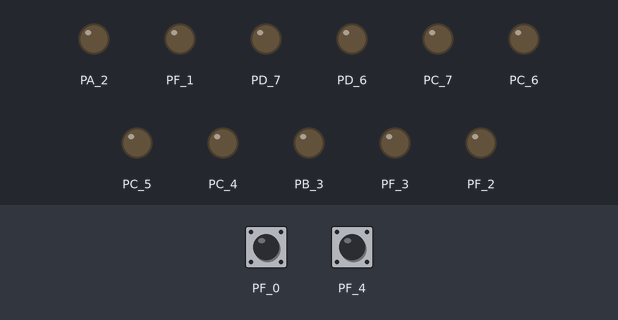
A sketch run on a simulated TI Tiva C LaunchPad. Parts: output pins drawn as LEDs (lit = HIGH). The test bench sets the inputs (shaded band); at power-on: PF_0 HIGH, PF_4 HIGH.

Above: at 1.2 s.
1.3 s: PF_0 pulled LOW for 0.15 s
At 1.9 s:
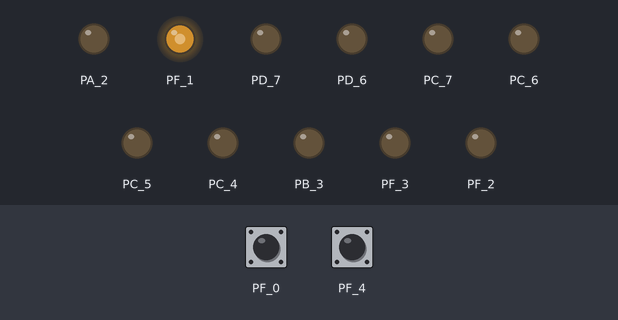
4.4 s: PF_4 pulled LOW for 0.15 s
At 5.4 s:
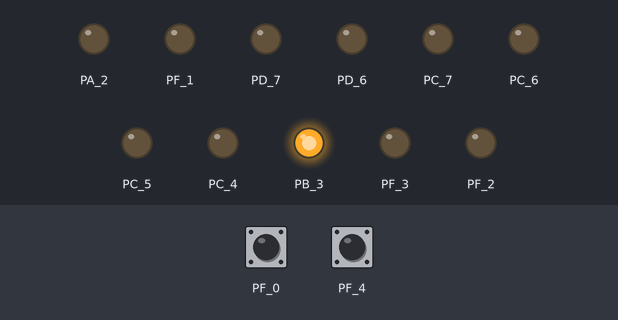
6.0 s: PF_0 pulled LOW for 1 s
At 6.6 s:
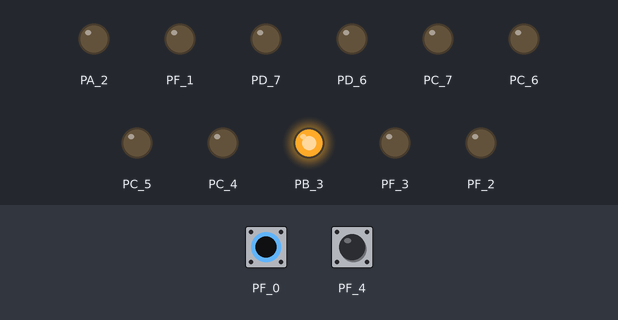
8.5 s: PF_4 pulled LOW for 1 s
At 9.8 s:
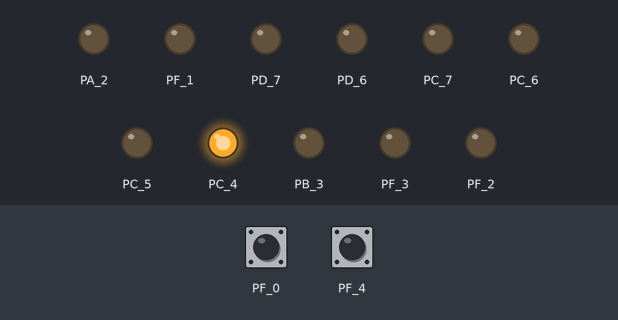
11.0 s: PF_0 pulled LOW for 0.15 s
At 11.8 s:
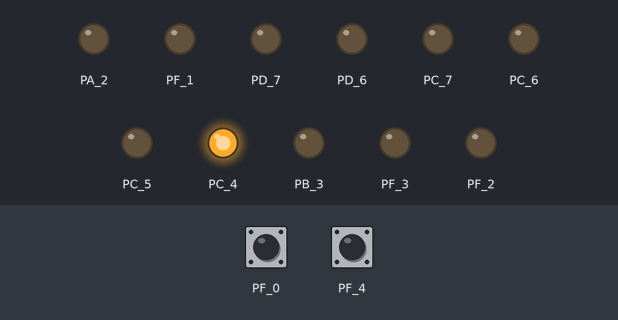
12.6 s: PF_4 pulled LOW for 0.15 s
At 13.1 s:
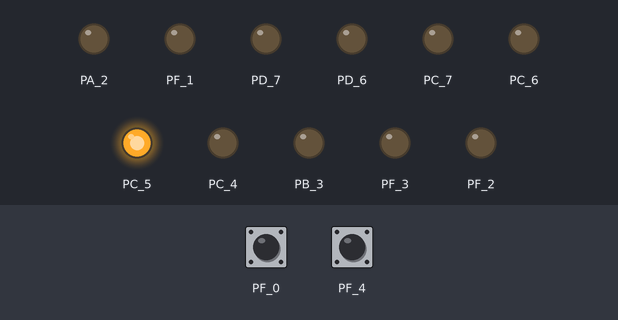
Timing chart, 0 to 15.2 s (numbered marks = the images above; inputs shaded):
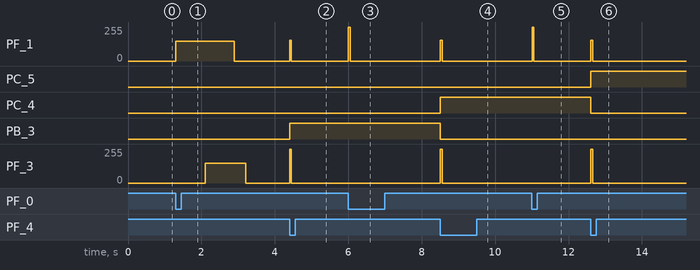

Measured:
- after the input at 1.3 s, PF_1: 0/255 → 150/255 at once, → 0/255 1.6 s later; PF_3: 0/255 → 150/255 after 0.80 s, → 0/255 1.1 s later
- after the input at 4.4 s, PF_1: 0/255 → 155/255 at once, → 0/255 0.05 s later; PB_3: LOW → HIGH at once; PF_3: 0/255 → 255/255 at once, → 0/255 0.05 s later
- after the input at 6.0 s, PF_1: 0/255 → 255/255 at once, → 0/255 0.05 s later
- after the input at 8.5 s, PF_1: 0/255 → 155/255 at once, → 0/255 0.05 s later; PC_4: LOW → HIGH at once; PB_3: HIGH → LOW at once; PF_3: 0/255 → 255/255 at once, → 0/255 0.05 s later
- after the input at 11.0 s, PF_1: 0/255 → 255/255 at once, → 0/255 0.05 s later
- after the input at 12.6 s, PF_1: 0/255 → 155/255 at once, → 0/255 0.05 s later; PC_5: LOW → HIGH at once; PC_4: HIGH → LOW at once; PF_3: 0/255 → 255/255 at once, → 0/255 0.05 s later

The sketch:

Lab_06.ino
```cpp
/*
Electronica Digital II
Laboratorio No.06
Autor: Fredy Godoy 19260
*/

// ------------------------------------- Variables --------------------------------------
//int ledRed = 30, ledBlue = 40, ledGreen = 39;    // LED connected to digital pin 9
int tiempo = 800;
int Sw1_Flag = 0;
int Sw2_Flag = 0;
int Cont_1, Cont_2 = 0;

// --------------------------------------------------------------------------------------
// --------------------------------------------------------------------------------------
void setup() {
  // put your setup code here, to run once:
  pinMode(PUSH1, INPUT_PULLUP);
  pinMode(PUSH2, INPUT_PULLUP);
  pinMode(PB_3, OUTPUT);
  pinMode(PC_4, OUTPUT);
  pinMode(PC_5, OUTPUT);
  pinMode(PC_6, OUTPUT);
  pinMode(PC_7, OUTPUT);
  pinMode(PD_6, OUTPUT);
  pinMode(PD_7, OUTPUT);
  pinMode(PA_2, OUTPUT);
}
// ----------------------------------- Loop Principal -----------------------------------
// --------------------------------------------------------------------------------------
void loop() {
  Sw_Flags();
  if((digitalRead(PUSH1) == LOW or digitalRead(PUSH2) == LOW) && (Sw1_Flag == 0 && Sw2_Flag == 0)){
    Semaforo();
    Cont_1 = 0;
    Cont_2 = 0;
    // antirrebote para el inicio de la competencia
    Sw1_Flag = 1;
    Sw2_Flag = 1;
    while (Cont_1 <= 255 && Cont_2 <= 255){
      Sw_Flags();

      // Acción Jugador 1
      if(digitalRead(PUSH1) == LOW && Sw1_Flag == 0){
        Sw1_Flag = 1;
        if(Cont_1 == 0){
          Cont_1 = 1;
          analogWrite(RED_LED, 155);  // verde claro
          analogWrite(GREEN_LED, 255);
        }else {
          Cont_1 = Cont_1*2 ;
          analogWrite(RED_LED, 155); // verde claro
          analogWrite(GREEN_LED, 255);
        }
        Leds();
      }
      // Acción Jugador 2
      if(digitalRead(PUSH2) == LOW && Sw2_Flag == 0){
        Sw2_Flag = 1;
        if(Cont_2 == 0){
          Cont_2 = 1;
          analogWrite(RED_LED, 255);
        }else {
          Cont_2 = Cont_2*2 ;
          analogWrite(RED_LED, 255);
        }
      }

      delay(50);   // ---- corregir ----

      analogWrite(RED_LED, 0);
      analogWrite(GREEN_LED, 0);
      analogWrite(BLUE_LED, 0);

    }

    if(Cont_1 >= 255){  // Ganador Jugador 1 - Color Celeste
      analogWrite(RED_LED, 10);
      analogWrite(GREEN_LED, 100);
      analogWrite(BLUE_LED, 140);

    }else if(Cont_2 >= 255){ // Ganador Jugador 2 - Color Rosa
      analogWrite(RED_LED, 220);
      analogWrite(GREEN_LED, 35);
      analogWrite(BLUE_LED, 216);
    }

    delay(2000);
    analogWrite(RED_LED, 0);
    analogWrite(BLUE_LED, 0);
    analogWrite(GREEN_LED, 0);

    // antirrebote para el inicio de la secuencia
    Sw1_Flag = 1;
    Sw2_Flag = 1;
  }

}
// --------------------------------- Fin Loop Principal ----------------------------------
// ---------------------------------------------------------------------------------------

// ------------------------------------- Funciones ---------------------------------------
// ---------------------------------------------------------------------------------------
void Semaforo(void){
  analogWrite(RED_LED, 150);
  analogWrite(BLUE_LED, 0);
  analogWrite(GREEN_LED, 0);
  delay(tiempo);
  analogWrite(RED_LED, 150);    // Amarillo
  analogWrite(BLUE_LED, 0);
  analogWrite(GREEN_LED, 150);
  delay(tiempo);
  analogWrite(RED_LED, 0);
  analogWrite(BLUE_LED, 0);
  analogWrite(GREEN_LED, 150);
  delay(300);
  analogWrite(RED_LED, 0);
  analogWrite(BLUE_LED, 0);
  analogWrite(GREEN_LED, 0);
}

void Sw_Flags(void){
  // Actualización bandera de botones
  if(digitalRead(PUSH1) == HIGH){ // Boton 1
    Sw1_Flag = 0;
  }
  if(digitalRead(PUSH2) == HIGH){ // Boton 2
    Sw2_Flag = 0;
  }
}

void Leds(void){
  digitalWrite(PB_3, LOW);
  digitalWrite(PC_4, LOW);
  digitalWrite(PC_5, LOW);
  digitalWrite(PC_6, LOW);
  digitalWrite(PC_7, LOW);
  digitalWrite(PD_6, LOW);
  digitalWrite(PD_7, LOW);
  digitalWrite(PA_2, LOW);

  if (Cont_1 == 1){
    digitalWrite(PB_3, HIGH);
  } else if(Cont_1 == 2){
    digitalWrite(PC_4, HIGH);
  } else if(Cont_1 == 4){
    digitalWrite(PC_5, HIGH);
  } else if(Cont_1 == 8){
    digitalWrite(PC_6, HIGH);
  } else if(Cont_1 == 16){
    digitalWrite(PC_7, HIGH);
  } else if(Cont_1 == 32){
    digitalWrite(PD_6, HIGH);
  } else if(Cont_1 == 64){
    digitalWrite(PD_7, HIGH);
  } else if(Cont_1 == 128){
    digitalWrite(PA_2, HIGH);
  }
}
// ---------------------------------------------------------------------------------------
```
